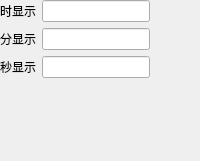
          <widget class="QWidget" name="disTimepage">
           <layout class="QGridLayout" name="gridLayout_16">
            <property name="leftMargin">
             <number>0</number>
            </property>
            <property name="topMargin">
             <number>0</number>
            </property>
            <property name="rightMargin">
             <number>0</number>
            </property>
            <property name="bottomMargin">
             <number>0</number>
            </property>
            <item row="0" column="0">
             <layout class="QHBoxLayout" name="horizontalLayout_33">
              <item>
               <widget class="QLabel" name="label_54">
                <property name="enabled">
                 <bool>true</bool>
                </property>
                <property name="text">
                 <string>时显示</string>
                </property>
               </widget>
              </item>
              <item>
               <widget class="QLineEdit" name="disTimeHour"/>
              </item>
              <item>
               <spacer name="horizontalSpacer_23">
                <property name="orientation">
                 <enum>Qt::Horizontal</enum>
                </property>
                <property name="sizeHint" stdset="0">
                 <size>
                  <width>40</width>
                  <height>20</height>
                 </size>
                </property>
               </spacer>
              </item>
             </layout>
            </item>
            <item row="1" column="0">
             <layout class="QHBoxLayout" name="horizontalLayout_34">
              <item>
               <widget class="QLabel" name="label_55">
                <property name="enabled">
                 <bool>true</bool>
                </property>
                <property name="text">
                 <string>分显示</string>
                </property>
               </widget>
              </item>
              <item>
               <widget class="QLineEdit" name="disTimeMin"/>
              </item>
              <item>
               <spacer name="horizontalSpacer_24">
                <property name="orientation">
                 <enum>Qt::Horizontal</enum>
                </property>
                <property name="sizeHint" stdset="0">
                 <size>
                  <width>40</width>
                  <height>20</height>
                 </size>
                </property>
               </spacer>
              </item>
             </layout>
            </item>
            <item row="2" column="0">
             <layout class="QHBoxLayout" name="horizontalLayout_35">
              <item>
               <widget class="QLabel" name="label_56">
                <property name="enabled">
                 <bool>true</bool>
                </property>
                <property name="text">
                 <string>秒显示</string>
                </property>
               </widget>
              </item>
              <item>
               <widget class="QLineEdit" name="disTimeSec"/>
              </item>
              <item>
               <spacer name="horizontalSpacer_25">
                <property name="orientation">
                 <enum>Qt::Horizontal</enum>
                </property>
                <property name="sizeHint" stdset="0">
                 <size>
                  <width>40</width>
                  <height>20</height>
                 </size>
                </property>
               </spacer>
              </item>
             </layout>
            </item>
            <item row="3" column="0">
             <spacer name="verticalSpacer_9">
              <property name="orientation">
               <enum>Qt::Vertical</enum>
              </property>
              <property name="sizeHint" stdset="0">
               <size>
                <width>20</width>
                <height>83</height>
               </size>
              </property>
             </spacer>
            </item>
           </layout>
          </widget>
